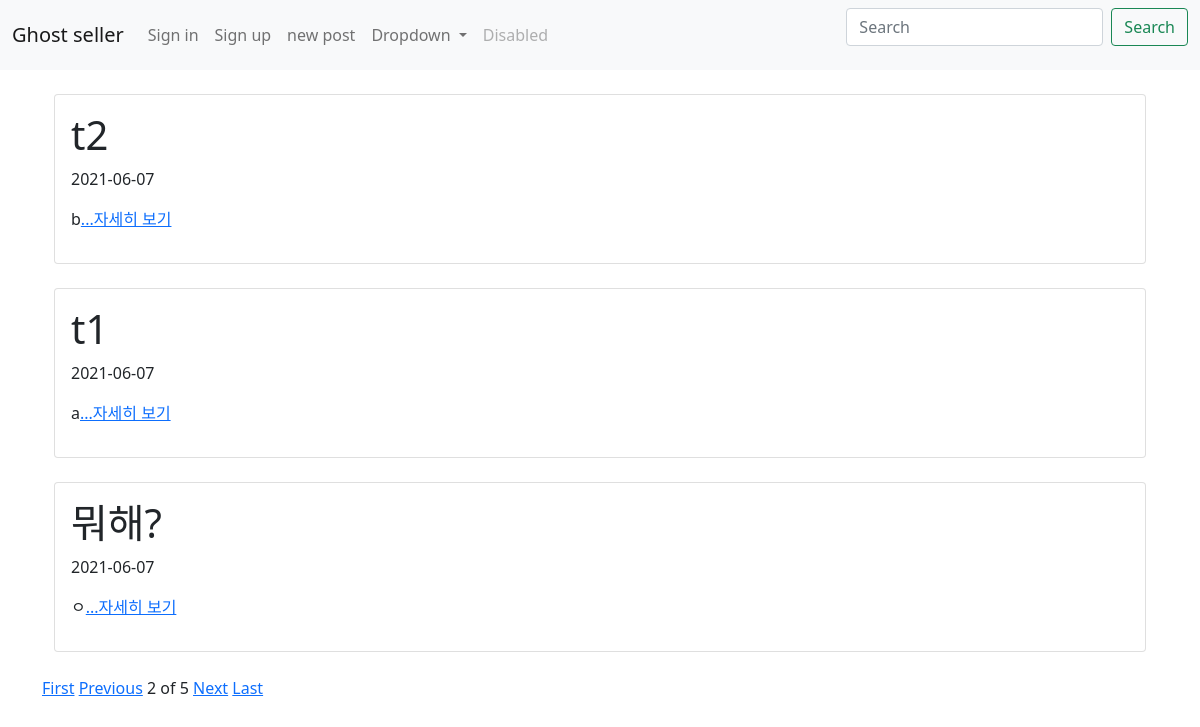
Screenshot of /?page=2 with the database file from the repository.
### first_app/models.py (models this page shows, shortened)
class Blog(models.Model):
    title = models.CharField(max_length=200)
    pub_date = models.DateTimeField('date published')
    body = models.TextField()
    images = models.ImageField(blank=True, upload_to="images", null=True)
    def summary(self):
        return self.body[:100]

### first_app/views.py (the view)
# urls.py: 2. Add a URL to urlpatterns:  path('', views.home, name='home')
def home(request):
    blogs = Blog.objects.order_by('-id')
    blog_list = Blog.objects.all().order_by('-id')
    paginator = Paginator(blog_list, 3)
    page = request.GET.get('page')
    posts = paginator.get_page(page)
    return render(request, 'home.html', {'blogs' : blogs, 'posts' : posts})

### first_app/templates/home.html
{% extends 'base.html' %}
{% block content %}
    {% for blog in posts %}
    <div class="container">
    <div class="card">
        <div class="card-body">
        <h1>{{blog.title}}</h1>
        <p>{{blog.pub_date | date:"Y-m-d"}}</p>
        <p>{{blog.summary}}<a href="{% url 'detail' blog.id %}">...자세히 보기<a/></p>
        </div>
    </div>
    </div>
    <br>
    {% endfor %}
    {%if posts.has_previous%}
    <a href="?page=1">First</a>
    <a href="?page={{posts.previous_page_number}}">Previous</a>
    {%endif%}
    <span>{{posts.number}}</span>
    <span>of</span>
    <span>{{posts.paginator.num_pages}}</span>
    {%if posts.has_next%}
    <a href="?page={{posts.next_page_number}}">Next</a>
    <a href="?page={{posts.paginator.num_pages}}">Last</a>
    {%endif%}
{% endblock %}

### rows the page displays
Blog: title "t2", pub_date "2021-06-07", summary "b"
Blog: title "t1", pub_date "2021-06-07", summary "a"
Blog: title "뭐해?", pub_date "2021-06-07", summary "ㅇ"

### other values shown
{{ posts.number }} "2"
{{ posts.paginator.num_pages }} "5"
